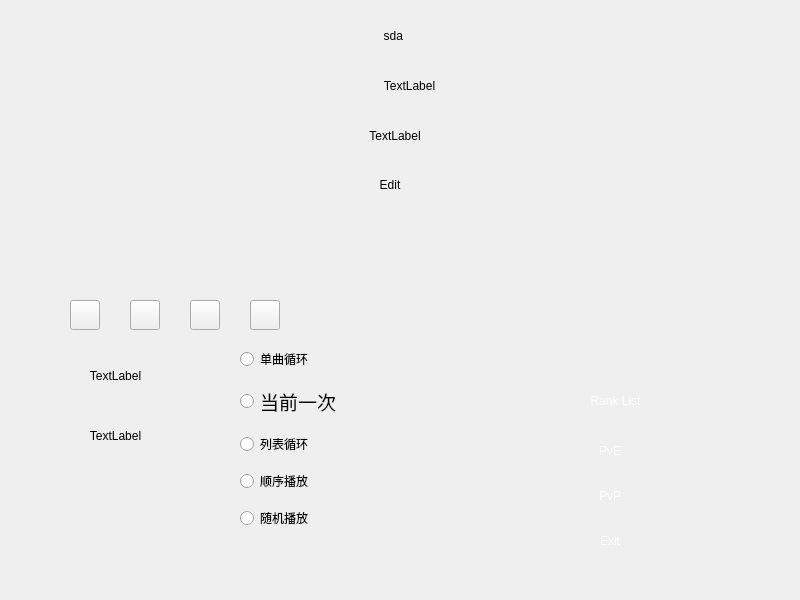
<?xml version="1.0" encoding="UTF-8"?>
<ui version="4.0">
 <class>mainDialog</class>
 <widget class="QDialog" name="mainDialog">
  <property name="geometry">
   <rect>
    <x>0</x>
    <y>0</y>
    <width>800</width>
    <height>600</height>
   </rect>
  </property>
  <property name="windowTitle">
   <string>Dialog</string>
  </property>
  <property name="styleSheet">
   <string notr="true">#mainDialog{	border-image: url(C:/Users/lenovo/Desktop/mainbackground.png);}
#mainDialog *{border-image:url();}</string>
  </property>
  <widget class="QLabel" name="image">
   <property name="geometry">
    <rect>
     <x>10</x>
     <y>10</y>
     <width>256</width>
     <height>256</height>
    </rect>
   </property>
   <property name="styleSheet">
    <string notr="true">	border-image: url()</string>
   </property>
   <property name="text">
    <string/>
   </property>
  </widget>
  <widget class="QLabel" name="now_name">
   <property name="geometry">
    <rect>
     <x>320</x>
     <y>10</y>
     <width>150</width>
     <height>51</height>
    </rect>
   </property>
   <property name="styleSheet">
    <string notr="true">	border-image: url();
font: 75 italic 20pt &quot;Adobe Arabic&quot;;</string>
   </property>
   <property name="text">
    <string>sda </string>
   </property>
   <property name="alignment">
    <set>Qt::AlignCenter</set>
   </property>
  </widget>
  <widget class="QLabel" name="now_signature">
   <property name="geometry">
    <rect>
     <x>260</x>
     <y>60</y>
     <width>299</width>
     <height>51</height>
    </rect>
   </property>
   <property name="styleSheet">
    <string notr="true">border-image: url();
font: 75 12pt &quot;Adobe 宋体 Std L&quot;;</string>
   </property>
   <property name="text">
    <string>TextLabel</string>
   </property>
   <property name="alignment">
    <set>Qt::AlignCenter</set>
   </property>
  </widget>
  <widget class="QLabel" name="now_rank">
   <property name="geometry">
    <rect>
     <x>320</x>
     <y>110</y>
     <width>150</width>
     <height>51</height>
    </rect>
   </property>
   <property name="styleSheet">
    <string notr="true">	border-image: url();
font: 75 italic 20pt &quot;Adobe Arabic&quot;;</string>
   </property>
   <property name="text">
    <string>TextLabel</string>
   </property>
   <property name="alignment">
    <set>Qt::AlignCenter</set>
   </property>
  </widget>
  <widget class="QPushButton" name="Edit">
   <property name="geometry">
    <rect>
     <x>350</x>
     <y>170</y>
     <width>80</width>
     <height>30</height>
    </rect>
   </property>
   <property name="styleSheet">
    <string notr="true">	border-image: url();
font: 75 italic 20pt &quot;Adobe Arabic&quot;;</string>
   </property>
   <property name="text">
    <string>Edit</string>
   </property>
   <property name="flat">
    <bool>true</bool>
   </property>
  </widget>
  <widget class="QPushButton" name="PvP">
   <property name="geometry">
    <rect>
     <x>570</x>
     <y>470</y>
     <width>80</width>
     <height>51</height>
    </rect>
   </property>
   <property name="styleSheet">
    <string notr="true">	border-image: url();
color: rgb(255, 255, 255);
font: 75 italic 20pt &quot;Adobe Arabic&quot;;</string>
   </property>
   <property name="text">
    <string>PvP</string>
   </property>
   <property name="flat">
    <bool>true</bool>
   </property>
  </widget>
  <widget class="QPushButton" name="PvE">
   <property name="geometry">
    <rect>
     <x>570</x>
     <y>430</y>
     <width>80</width>
     <height>41</height>
    </rect>
   </property>
   <property name="styleSheet">
    <string notr="true">	border-image: url();
font: 75 italic 20pt &quot;Adobe Arabic&quot;;
color: rgb(255, 255, 255);
</string>
   </property>
   <property name="text">
    <string>PvE</string>
   </property>
   <property name="flat">
    <bool>true</bool>
   </property>
  </widget>
  <widget class="QPushButton" name="RankList">
   <property name="geometry">
    <rect>
     <x>530</x>
     <y>380</y>
     <width>171</width>
     <height>41</height>
    </rect>
   </property>
   <property name="styleSheet">
    <string notr="true">	border-image: url();
font: 75 italic 20pt &quot;Adobe Arabic&quot;;
color: rgb(255, 255, 255);</string>
   </property>
   <property name="text">
    <string>Rank List</string>
   </property>
   <property name="flat">
    <bool>true</bool>
   </property>
  </widget>
  <widget class="QPushButton" name="stop">
   <property name="geometry">
    <rect>
     <x>10</x>
     <y>300</y>
     <width>30</width>
     <height>30</height>
    </rect>
   </property>
   <property name="styleSheet">
    <string notr="true">border-image:url(C:/Users/lenovo/Desktop/stop.png)</string>
   </property>
   <property name="text">
    <string/>
   </property>
   <property name="flat">
    <bool>true</bool>
   </property>
  </widget>
  <widget class="QPushButton" name="playing">
   <property name="geometry">
    <rect>
     <x>70</x>
     <y>300</y>
     <width>30</width>
     <height>30</height>
    </rect>
   </property>
   <property name="styleSheet">
    <string notr="true">border-image:url(C:/Users/lenovo/Desktop/do.png)</string>
   </property>
   <property name="text">
    <string/>
   </property>
  </widget>
  <widget class="QPushButton" name="pre">
   <property name="geometry">
    <rect>
     <x>130</x>
     <y>300</y>
     <width>30</width>
     <height>30</height>
    </rect>
   </property>
   <property name="styleSheet">
    <string notr="true">border-image:url(C:/Users/lenovo/Desktop/pre.png)</string>
   </property>
   <property name="text">
    <string/>
   </property>
  </widget>
  <widget class="QPushButton" name="next">
   <property name="geometry">
    <rect>
     <x>190</x>
     <y>300</y>
     <width>30</width>
     <height>30</height>
    </rect>
   </property>
   <property name="styleSheet">
    <string notr="true">border-image:url(C:/Users/lenovo/Desktop/next.png)</string>
   </property>
   <property name="text">
    <string/>
   </property>
  </widget>
  <widget class="QLabel" name="music_name">
   <property name="geometry">
    <rect>
     <x>0</x>
     <y>350</y>
     <width>231</width>
     <height>51</height>
    </rect>
   </property>
   <property name="styleSheet">
    <string notr="true">border-image:url();
font: italic 16pt &quot;Adobe Arabic&quot;;</string>
   </property>
   <property name="text">
    <string>TextLabel</string>
   </property>
   <property name="alignment">
    <set>Qt::AlignCenter</set>
   </property>
  </widget>
  <widget class="QPushButton" name="add">
   <property name="geometry">
    <rect>
     <x>250</x>
     <y>300</y>
     <width>30</width>
     <height>30</height>
    </rect>
   </property>
   <property name="styleSheet">
    <string notr="true">border-image:url(C:/Users/lenovo/Desktop/loading.jpg)
</string>
   </property>
   <property name="text">
    <string/>
   </property>
  </widget>
  <widget class="QWidget" name="verticalLayoutWidget">
   <property name="geometry">
    <rect>
     <x>240</x>
     <y>340</y>
     <width>161</width>
     <height>201</height>
    </rect>
   </property>
   <layout class="QVBoxLayout" name="verticalLayout">
    <item>
     <widget class="QRadioButton" name="itemloop">
      <property name="styleSheet">
       <string notr="true">border-image:url();
font: 75 14pt &quot;Adobe Arabic&quot;;</string>
      </property>
      <property name="text">
       <string>单曲循环</string>
      </property>
     </widget>
    </item>
    <item>
     <widget class="QRadioButton" name="itemonce">
      <property name="font">
       <font>
        <family>Adobe Arabic</family>
        <pointsize>14</pointsize>
        <weight>9</weight>
        <italic>false</italic>
        <bold>false</bold>
       </font>
      </property>
      <property name="styleSheet">
       <string notr="true">border-image:url();
font: 75 14pt &quot;Adobe Arabic&quot;;</string>
      </property>
      <property name="text">
       <string>当前一次</string>
      </property>
     </widget>
    </item>
    <item>
     <widget class="QRadioButton" name="listloop">
      <property name="styleSheet">
       <string notr="true">border-image:url();
font: 75 14pt &quot;Adobe Arabic&quot;;</string>
      </property>
      <property name="text">
       <string>列表循环</string>
      </property>
     </widget>
    </item>
    <item>
     <widget class="QRadioButton" name="sequential">
      <property name="styleSheet">
       <string notr="true">border-image:url();
font: 75 14pt &quot;Adobe Arabic&quot;;</string>
      </property>
      <property name="text">
       <string>顺序播放</string>
      </property>
     </widget>
    </item>
    <item>
     <widget class="QRadioButton" name="random">
      <property name="styleSheet">
       <string notr="true">border-image:url();
font: 75 14pt &quot;Adobe Arabic&quot;;</string>
      </property>
      <property name="text">
       <string>随机播放</string>
      </property>
     </widget>
    </item>
   </layout>
  </widget>
  <widget class="QPushButton" name="RankList_2">
   <property name="geometry">
    <rect>
     <x>570</x>
     <y>520</y>
     <width>80</width>
     <height>41</height>
    </rect>
   </property>
   <property name="styleSheet">
    <string notr="true">	border-image: url();
font: 75 italic 20pt &quot;Adobe Arabic&quot;;
color: rgb(255, 255, 255);</string>
   </property>
   <property name="text">
    <string>Exit</string>
   </property>
   <property name="flat">
    <bool>true</bool>
   </property>
  </widget>
  <widget class="QLabel" name="music_author">
   <property name="geometry">
    <rect>
     <x>0</x>
     <y>410</y>
     <width>231</width>
     <height>51</height>
    </rect>
   </property>
   <property name="styleSheet">
    <string notr="true">border-image:url();
font: italic 16pt &quot;Adobe Arabic&quot;;</string>
   </property>
   <property name="text">
    <string>TextLabel</string>
   </property>
   <property name="alignment">
    <set>Qt::AlignCenter</set>
   </property>
  </widget>
 </widget>
 <resources/>
 <connections>
  <connection>
   <sender>RankList_2</sender>
   <signal>clicked()</signal>
   <receiver>mainDialog</receiver>
   <slot>close()</slot>
   <hints>
    <hint type="sourcelabel">
     <x>623</x>
     <y>550</y>
    </hint>
    <hint type="destinationlabel">
     <x>701</x>
     <y>509</y>
    </hint>
   </hints>
  </connection>
 </connections>
</ui>
